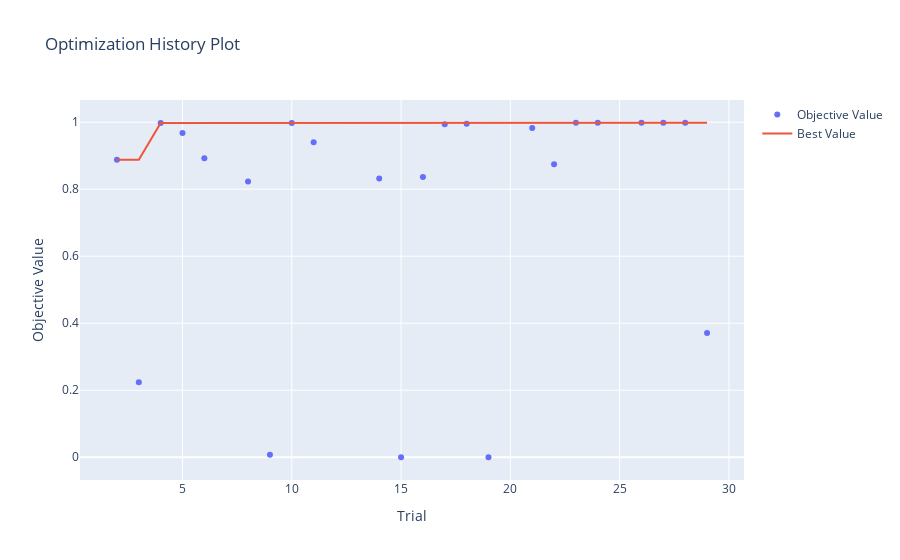

Here is the notebook cell this chart was saved with:
### Code cell
optuna.visualization.plot_optimization_history(study)

### Figure 1 — Plotly figure (JSON) as saved in the notebook; plotly's stock layout.template omitted (floating-point values rounded to 4 significant figures)
{"data": [{"mode": "markers", "name": "Objective Value", "type": "scatter", "x": [2, 3, 4, 5, 6, 8, 9, 10, 11, 14, 15, 16, 17, 18, 19, 21, 22, 23, 24, 26, 27, 28, 29], "y": [0.888, 0.224, 0.9978, 0.9677, 0.8927, 0.8231, 0.007774, 0.9973, 0.9402, 0.8318, 0, 0.8365, 0.9942, 0.9958, 0, 0.983, 0.8742, 0.9984, 0.9984, 0.9984, 0.9984, 0.9984, 0.3712]}, {"name": "Best Value", "type": "scatter", "x": [2, 3, 4, 5, 6, 8, 9, 10, 11, 14, 15, 16, 17, 18, 19, 21, 22, 23, 24, 26, 27, 28, 29], "y": [0.888, 0.888, 0.9978, 0.9978, 0.9978, 0.9978, 0.9978, 0.9978, 0.9978, 0.9978, 0.9978, 0.9978, 0.9978, 0.9978, 0.9978, 0.9978, 0.9978, 0.9984, 0.9984, 0.9984, 0.9984, 0.9984, 0.9984]}], "layout": {"title": {"text": "Optimization History Plot"}, "xaxis": {"title": {"text": "Trial"}}, "yaxis": {"title": {"text": "Objective Value"}}}}
